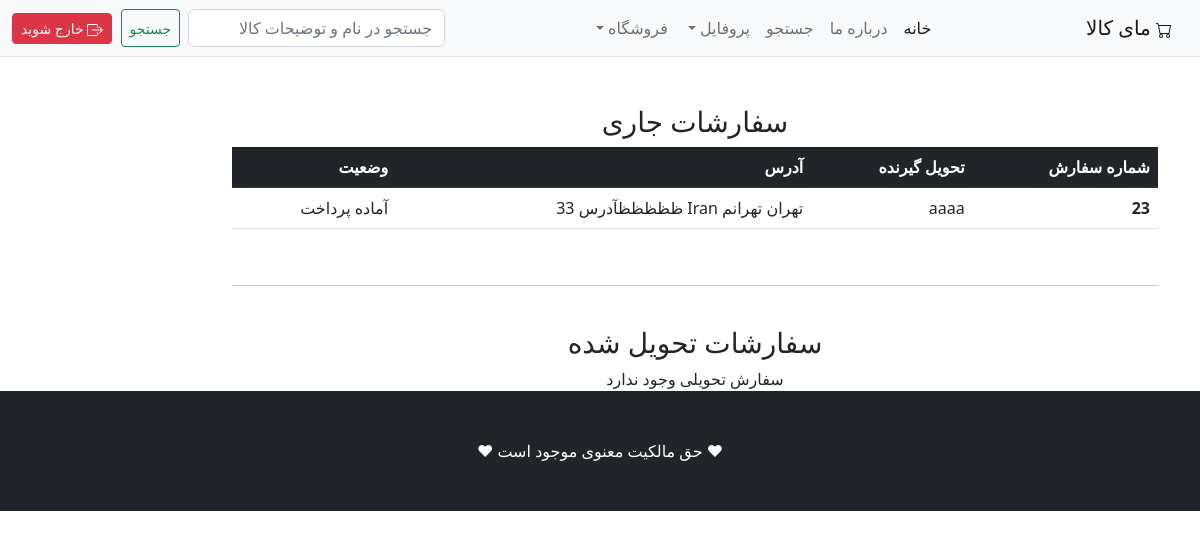
/orders/ (signed in), run on an earlier commit of the app's database.
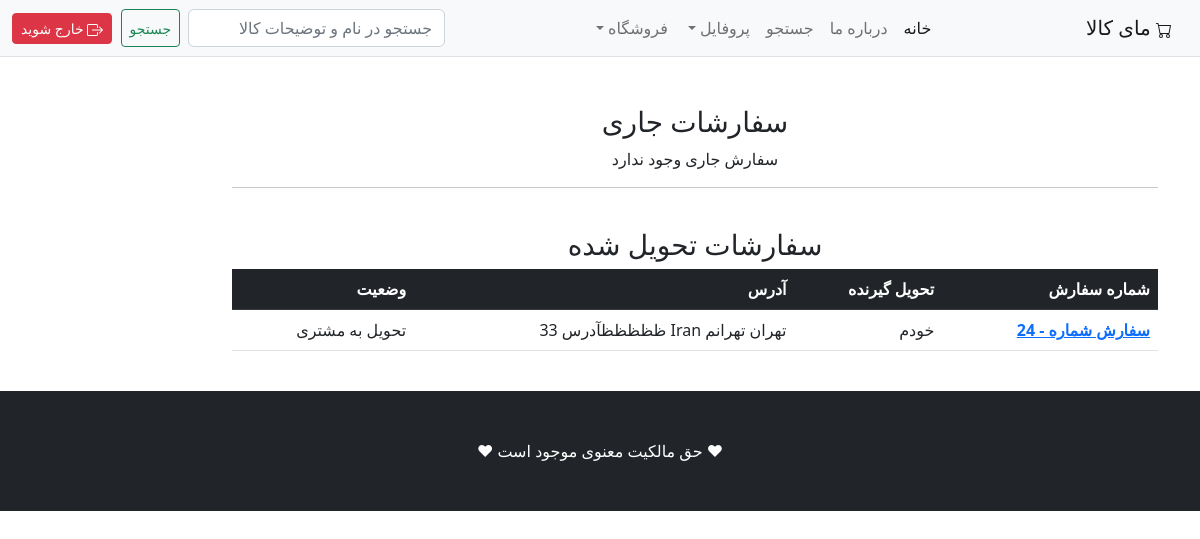
And on a later commit of the database.
### payment/models.py (models this page shows, shortened)
class Order(models.Model):
    ORDER_STATUS_CHOICES = [
            ('pending','آماده پرداخت'),
            ('processing','درحال پردازش سفارش'),
            ('shipping','ارسال به مشتری'),
            ('delivered','تحویل به مشتری'),
            ]
    user=models.ForeignKey(User,on_delete=models.CASCADE,null=True,blank=True)
    full_name = models.CharField(max_length=250)
    email=models.EmailField(max_length=250,blank=True)
    shipping_address_full_name=models.CharField(max_length=15000)
    amount_paid=models.DecimalField(decimal_places=0,max_digits=10)
    date_ordered=jalali_models.jDateTimeField(auto_now_add=True)
    order_status=models.CharField(max_length=10, choices=ORDER_STATUS_CHOICES,default='pending')
    last_update=jalali_models.jDateTimeField(auto_now=True)

### shop/views.py (the view)
# urls.py: path('orders/', views.user_orders, name='user_orders'),
def user_orders(request):
    if request.user.is_authenticated:
        delivered_orders=Order.objects.filter(user=request.user,order_status='delivered')
        current_orders=Order.objects.filter(user=request.user).exclude(order_status='delivered')
        context = {'delivered_orders':delivered_orders,'current_orders':current_orders}
        return render(request,'user_orders.html',context)
    else:
        messages.success(request, 'شما دسترسی به این صفحه ندارید')
        return redirect('home')

### cart/context_processors.py (called while the page is built)
def cart(request):
    return {'cart': Cart(request)}

### shop/templates/user_orders.html
{% extends 'base.html' %}
{% block content %}
    <div class="container">
        <div class="row">
            <div class="col-10">
                <center>
                 <br/>
            <br/>
    <h3> سفارشات جاری</h3>
    {% if current_orders %}
   <table class="table">
  <thead class="table-dark">
    <tr>
      <th scope="col">شماره سفارش</th>
      <th scope="col">تحویل گیرنده</th>
      <th scope="col">آدرس</th>
      <th scope="col">وضعیت</th>
    </tr>
  </thead>
  <tbody>
    {% for order in current_orders %}
    <tr>
      <th scope="row">{{ order.id }}</th>
      <td>{{ order.full_name }}</td>
      <td>{{ order.shipping_address_full_name }}</td>
      <td>{{ order.get_order_status_display }}</td>
    </tr>
  {% endfor %}
  </tbody>
   </table>
        {% else %}سفارش جاری وجود ندارد
{% endif %}
                <br/>
                <hr/>
                <br/>
                    <h3> سفارشات تحویل شده</h3>
    {% if delivered_orders %}
   <table class="table">
  <thead class="table-dark">
    <tr>
      <th scope="col">شماره سفارش</th>
      <th scope="col">تحویل گیرنده</th>
      <th scope="col">آدرس</th>
      <th scope="col">وضعیت</th>
    </tr>
  </thead>
  <tbody>
    {% for order in delivered_orders %}
    <tr>
      <th ><a href="{% url 'orders_details' order.id %}">سفارش شماره -  {{ order.id }}</a>   </th>
      <td>{{ order.full_name }}</td>
      <td>{{ order.shipping_address_full_name }}</td>
      <td>{{ order.get_order_status_display }}</td>
    </tr>
  {% endfor %}
  </tbody>
               </table>
         {% else %}سفارش تحویلی وجود ندارد
{% endif %}
                <br/>
                    </center>
            </div>
        </div>
    </div>
{% endblock %}

### shop/templates/base.html (shortened to what this page needs)
{% load static %}
<!DOCTYPE html>
<html lang="fa"  dir="rtl">
    <head>
        <link rel="stylesheet" href="https://cdn.jsdelivr.net/npm/bootstrap@5.3.8/dist/css/bootstrap.rtl.min.css">
        <link href="{% static 'css/styles.css' %}" rel="stylesheet" />
    </head>
      {% include 'navbar.html' %}
    <body >
    {% block content %}
    {% endblock %}
        <footer class="py-5 bg-dark">
            <div class="container"><p class="m-0 text-center text-white">&#9829; حق مالکیت معنوی موجود است &#9829;</p></div>
        </footer>
    </body>
</html>

### shop/templates/navbar.html (shortened to what this page needs)
<nav class="navbar  navbar-expand-lg  border-bottom bg-body-tertiary border-body">
    <div class="container-fluid">
        <a class="navbar-brand" href="{% url 'home' %}">
            مای کالا
        </a>
        <div class="collapse navbar-collapse" id="navbarSupportedContent">
            <ul class="navbar-nav me-auto mb-2 mb-lg-0">
                <li class="nav-item"><a class="nav-link active" aria-current="page" href="{% url 'home' %}">خانه</a>
                </li>
                <li class="nav-item"><a class="nav-link" href="{% url 'about' %}">درباره ما</a></li>
                <li class="nav-item"><a class="nav-link" href="{% url 'search' %}">جستجو</a></li>
                {% if user.is_authenticated %}
                    <li class="nav-item dropdown">
                        <a class="nav-link dropdown-toggle" id="navbarDropdown" href="#" role="button"
                           data-bs-toggle="dropdown" aria-expanded="false">پروفایل</a>
                    </li>
                {% endif %}
                <li class="nav-item dropdown">
                    <a class="nav-link dropdown-toggle" id="navbarDropdown" href="#" role="button"
                       data-bs-toggle="dropdown" aria-expanded="false">فروشگاه</a>
                </li>
            </ul>
            <form class="d-flex" role="search" action="{% url 'search_quic' %}" method="post">
                <input class="form-control me-2" type="search" placeholder="جستجو در نام و توضیحات کالا"
                       aria-label="Search"/ name="searched">
                <button class="btn btn-outline-success btn-sm" type="submit">جستجو</button>
            </form>
            {% if user.is_authenticated %}
                <a href="{% url 'logout' %}" type="button" class="btn btn-danger btn-sm">
                    خارج شوید</a>
            {% else %}
                <a href="{% url 'login' %}" type="button" class="btn btn-light">وارد شوید</a>
                &nbsp;&nbsp;
                <a href="{% url 'signup' %}" type="button" class="btn btn-primary btn-sm">ثبت نام کنید</a>
            {% endif %}
        </div>
    </div>
</nav>

What changed in the data, as far as the page shows it:
removed Order: id "23", full_name "aaaa", shipping_address_full_name "تهران تهرانم Iran ظظظظظآدرس 33", order_status "آماده پرداخت", shown under "سفارشات جاری"
added Order: id "24", full_name "خودم", shipping_address_full_name "تهران تهرانم Iran ظظظظظآدرس 33", order_status "تحویل به مشتری", shown under "سفارشات تحویل شده"
Also different on the page:
text no longer shown: "سفارش تحویلی وجود ندارد"
text now shown: "سفارش جاری وجود ندارد"
